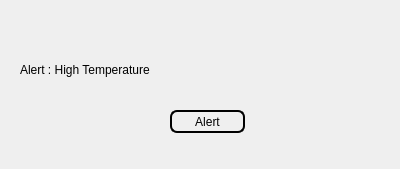
<?xml version="1.0" encoding="UTF-8"?>
<ui version="4.0">
 <class>Dialog</class>
 <widget class="QDialog" name="Dialog">
  <property name="geometry">
   <rect>
    <x>0</x>
    <y>0</y>
    <width>400</width>
    <height>169</height>
   </rect>
  </property>
  <property name="windowTitle">
   <string>Dialog</string>
  </property>
  <widget class="QPushButton" name="pushButton">
   <property name="geometry">
    <rect>
     <x>170</x>
     <y>110</y>
     <width>75</width>
     <height>23</height>
    </rect>
   </property>
   <property name="styleSheet">
    <string notr="true">#pushButton
{
background-color: transparent;
border-width: 2px;
border-color: black;
border-style: solid;
border-radius: 7;
padding: 3px;
padding-left: 5px;
padding-right: 5px;
}

#pushButton:hover
{
background:blue;
}</string>
   </property>
   <property name="text">
    <string>Alert</string>
   </property>
  </widget>
  <widget class="QLabel" name="label">
   <property name="geometry">
    <rect>
     <x>20</x>
     <y>49</y>
     <width>341</width>
     <height>41</height>
    </rect>
   </property>
   <property name="styleSheet">
    <string notr="true">font: 20pt &quot;Arial Rounded MT Bold&quot;;</string>
   </property>
   <property name="text">
    <string>Alert : High Temperature</string>
   </property>
  </widget>
 </widget>
 <resources/>
 <connections/>
</ui>
